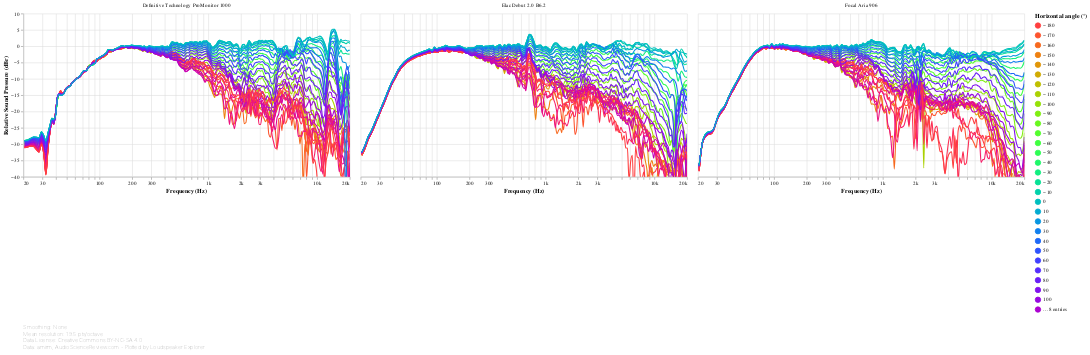

Source (notebook cell):
### Markdown cell above
Use the slider at the bottom to focus on a specific angle. Note that the slider can be slow to respond, especially if there are many speakers. Double-click the chart to reset.

Keep in mind that these graphs can be shown normalized to flat on-axis by changing the settings in the *Normalization* section above.

### Code cell
#@markdown
def off_axis_angles_chart(direction):
    return conditional_chart(4, lambda: frequency_response_db_chart(
        speakers_fr_ready
            .loc[:, 'SPL ' + direction]
            .pipe(lsx.data.convert_angles)
            .pipe(lambda df: df.pipe(lsx.pd.set_columns, df.columns.map(mapper=lambda column: f'{column:+.0f}')))
            .rename_axis(columns='Angle'),
        lambda chart: lsx.util.pipe(chart
            .transform_calculate(angle=alt.expr.toNumber(alt.datum['key'])),
            lambda chart: lsx.alt.filter_selection(chart, alt.selection_single(
                fields=['angle'],
                bind=alt.binding_range(min=-170, max=180, step=10, name=direction + ' angle selector (°)'),
                clear='dblclick'))
            .encode(
                sound_pressure_yaxis(),
                alt.Color(
                    'angle', title=direction + ' angle (°)', type='quantitative',
                    scale=alt.Scale(scheme='sinebow', domain=(-180, 180)),
                    # We have to explicitly set the legend type to 'gradient' because of https://github.com/vega/vega-lite/issues/6258
                    legend=alt.Legend(type='gradient', gradientLength=300, values=list(range(-180, 180+10, 10))))),
            speaker_facet, speaker_input),
        lambda chart: lsx.alt.interactive_line(chart),
        fold={},
        additional_tooltips=[alt.Tooltip('key', type='nominal', title=direction + ' angle (°)')],
        sidebyside=True
    ))

off_axis_angles_chart('Horizontal')

### Figure 1 — Vega-Lite specification as saved in the notebook (floating-point values rounded to 4 significant figures; data arrays with more than 128 entries replaced by an {"elided": "..."} marker saying what was removed)
{"config": {"view": {"continuousWidth": 400, "continuousHeight": 300, "opacity": 0}}, "vconcat": [{"data": {"name": "data-54d2cf16575756ea4337485b8285ed88"}, "facet": {"type": "nominal", "field": "speaker", "title": null}, "spec": {"layer": [{"mark": {"type": "line", "clip": true, "interpolate": "monotone"}, "encoding": {"opacity": {"condition": {"value": 1, "selection": "selector016"}, "value": 0.2}}, "selection": {"selector016": {"type": "multi", "encodings": ["color"], "bind": "legend"}, "selector018": {"type": "interval", "bind": "scales", "encodings": ["x", "y"]}, "selector019": {"type": "single", "fields": ["angle"], "bind": {"input": "range", "max": 180, "min": -170, "name": "Horizontal angle selector (°)", "step": 10}, "clear": "dblclick"}, "selector020": {"type": "single", "fields": ["speaker"], "bind": {"input": "select", "options": [null, "Definitive Technology ProMonitor 1000", "Elac Debut 2.0 B6.2", "Focal Aria 906"], "labels": ["All", "Definitive Technology ProMonitor 1000", "Elac Debut 2.0 B6.2", "Focal Aria 906"], "name": "Speaker: "}}}}, {"mark": {"type": "circle", "clip": true, "size": 100}, "encoding": {"fillOpacity": {"condition": {"value": 0.3, "selection": "selector017"}, "value": 0}}, "selection": {"selector017": {"type": "single", "on": "mouseover", "clear": "mouseout", "empty": "none", "encodings": ["x", "y"]}}}], "encoding": {"color": {"type": "quantitative", "field": "angle", "legend": {"gradientLength": 300, "type": "gradient", "values": [-180, -170, -160, -150, -140, -130, -120, -110, -100, -90, -80, -70, -60, -50, -40, -30, -20, -10, 0, 10, 20, 30, 40, 50, 60, 70, 80, 90, 100, 110, 120, 130, 140, 150, 160, 170, 180]}, "scale": {"domain": [-180, 180], "scheme": "sinebow"}, "title": "Horizontal angle (°)"}, "tooltip": [{"type": "nominal", "field": "key", "title": "Horizontal angle (°)"}, {"type": "quantitative", "field": "frequency", "format": ".03s", "title": "Frequency (Hz)"}, {"type": "quantitative", "field": "value", "format": ".2f", "title": "Value (dB)"}], "x": {"type": "quantitative", "axis": {"format": "s"}, "field": "frequency", "scale": {"base": 10, "domain": [20, 20000], "nice": false, "type": "log"}, "title": "Frequency (Hz)"}, "y": {"type": "quantitative", "axis": {"grid": true}, "field": "value", "scale": {"domain": [-40, 10]}, "title": ["Relative Sound Pressure (dBr)"]}}, "height": 300, "transform": [{"flatten": ["frequency", "-100", "-10", "-110", "-120", "-130", "-140", "-150", "-160", "-170", "-20", "-30", "-40", "-50", "-60", "-70", "-80", "-90", "+100", "+10", "+110", "+120", "+130", "+140", "+150", "+160", "+170", "+180", "+20", "+30", "+40", "+50", "+60", "+70", "+80", "+90", "+0"]}, {"fold": ["-100", "-10", "-110", "-120", "-130", "-140", "-150", "-160", "-170", "-20", "-30", "-40", "-50", "-60", "-70", "-80", "-90", "+100", "+10", "+110", "+120", "+130", "+140", "+150", "+160", "+170", "+180", "+20", "+30", "+40", "+50", "+60", "+70", "+80", "+90", "+0"]}, {"calculate": "toNumber(datum['key'])", "as": "angle"}, {"filter": {"selection": "selector019"}}], "width": 600}, "transform": [{"filter": {"selection": "selector020"}}]}, {"mark": "text", "height": 1, "title": {"text": ["Smoothing: None", "Mean resolution: 19.5 pts/octave", "Data License: Creative Commons BY-NC-SA 4.0", "Data: amirm, AudioScienceReview.com - Plotted by Loudspeaker Explorer"], "anchor": "start", "color": "gray", "fontSize": 10, "fontWeight": "lighter"}, "width": 600}], "resolve": {"legend": {"color": "independent"}}, "$schema": "https://vega.github.io/schema/vega-lite/v4.8.1.json", "datasets": {"data-54d2cf16575756ea4337485b8285ed88": [{"speaker": "Definitive Technology ProMonitor 1000", "frequency": {"elided": "194 float values"}, "-100": {"elided": "194 float values"}, "-10": {"elided": "194 float values"}, "-110": {"elided": "194 float values"}, "-120": {"elided": "194 float values"}, "-130": {"elided": "194 float values"}, "-140": {"elided": "194 float values"}, "-150": {"elided": "194 float values"}, "-160": {"elided": "194 float values"}, "-170": {"elided": "194 float values"}, "-20": {"elided": "194 float values"}, "-30": {"elided": "194 float values"}, "-40": {"elided": "194 float values"}, "-50": {"elided": "194 float values"}, "-60": {"elided": "194 float values"}, "-70": {"elided": "194 float values"}, "-80": {"elided": "194 float values"}, "-90": {"elided": "194 float values"}, "+100": {"elided": "194 float values"}, "+10": {"elided": "194 float values"}, "+110": {"elided": "194 float values"}, "+120": {"elided": "194 float values"}, "+130": {"elided": "194 float values"}, "+140": {"elided": "194 float values"}, "+150": {"elided": "194 float values"}, "+160": {"elided": "194 float values"}, "+170": {"elided": "194 float values"}, "+180": {"elided": "194 float values"}, "+20": {"elided": "194 float values"}, "+30": {"elided": "194 float values"}, "+40": {"elided": "194 float values"}, "+50": {"elided": "194 float values"}, "+60": {"elided": "194 float values"}, "+70": {"elided": "194 float values"}, "+80": {"elided": "194 float values"}, "+90": {"elided": "194 float values"}, "+0": {"elided": "194 float values"}}, {"speaker": "Elac Debut 2.0 B6.2", "frequency": {"elided": "194 float values"}, "-100": {"elided": "194 float values"}, "-10": {"elided": "194 float values"}, "-110": {"elided": "194 float values"}, "-120": {"elided": "194 float values"}, "-130": {"elided": "194 float values"}, "-140": {"elided": "194 float values"}, "-150": {"elided": "194 float values"}, "-160": {"elided": "194 float values"}, "-170": {"elided": "194 float values"}, "-20": {"elided": "194 float values"}, "-30": {"elided": "194 float values"}, "-40": {"elided": "194 float values"}, "-50": {"elided": "194 float values"}, "-60": {"elided": "194 float values"}, "-70": {"elided": "194 float values"}, "-80": {"elided": "194 float values"}, "-90": {"elided": "194 float values"}, "+100": {"elided": "194 float values"}, "+10": {"elided": "194 float values"}, "+110": {"elided": "194 float values"}, "+120": {"elided": "194 float values"}, "+130": {"elided": "194 float values"}, "+140": {"elided": "194 float values"}, "+150": {"elided": "194 float values"}, "+160": {"elided": "194 float values"}, "+170": {"elided": "194 float values"}, "+180": {"elided": "194 float values"}, "+20": {"elided": "194 float values"}, "+30": {"elided": "194 float values"}, "+40": {"elided": "194 float values"}, "+50": {"elided": "194 float values"}, "+60": {"elided": "194 float values"}, "+70": {"elided": "194 float values"}, "+80": {"elided": "194 float values"}, "+90": {"elided": "194 float values"}, "+0": {"elided": "194 float values"}}, {"speaker": "Focal Aria 906", "frequency": {"elided": "194 float values"}, "-100": {"elided": "194 float values"}, "-10": {"elided": "194 float values"}, "-110": {"elided": "194 float values"}, "-120": {"elided": "194 float values"}, "-130": {"elided": "194 float values"}, "-140": {"elided": "194 float values"}, "-150": {"elided": "194 float values"}, "-160": {"elided": "194 float values"}, "-170": {"elided": "194 float values"}, "-20": {"elided": "194 float values"}, "-30": {"elided": "194 float values"}, "-40": {"elided": "194 float values"}, "-50": {"elided": "194 float values"}, "-60": {"elided": "194 float values"}, "-70": {"elided": "194 float values"}, "-80": {"elided": "194 float values"}, "-90": {"elided": "194 float values"}, "+100": {"elided": "194 float values"}, "+10": {"elided": "194 float values"}, "+110": {"elided": "194 float values"}, "+120": {"elided": "194 float values"}, "+130": {"elided": "194 float values"}, "+140": {"elided": "194 float values"}, "+150": {"elided": "194 float values"}, "+160": {"elided": "194 float values"}, "+170": {"elided": "194 float values"}, "+180": {"elided": "194 float values"}, "+20": {"elided": "194 float values"}, "+30": {"elided": "194 float values"}, "+40": {"elided": "194 float values"}, "+50": {"elided": "194 float values"}, "+60": {"elided": "194 float values"}, "+70": {"elided": "194 float values"}, "+80": {"elided": "194 float values"}, "+90": {"elided": "194 float values"}, "+0": {"elided": "194 float values"}}]}}
